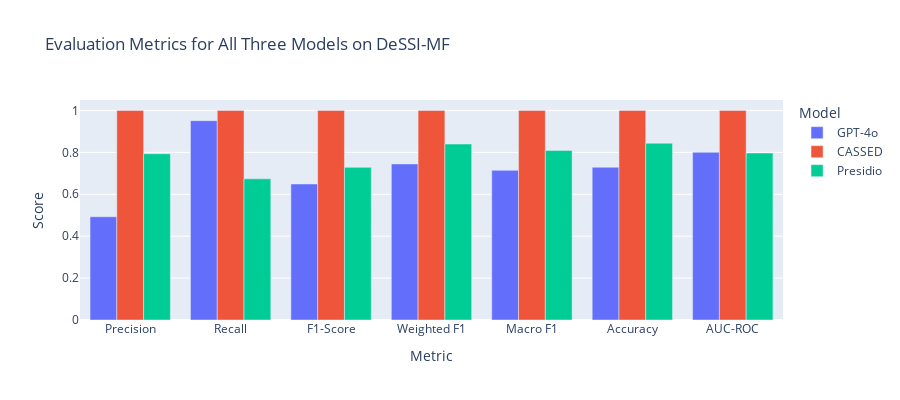
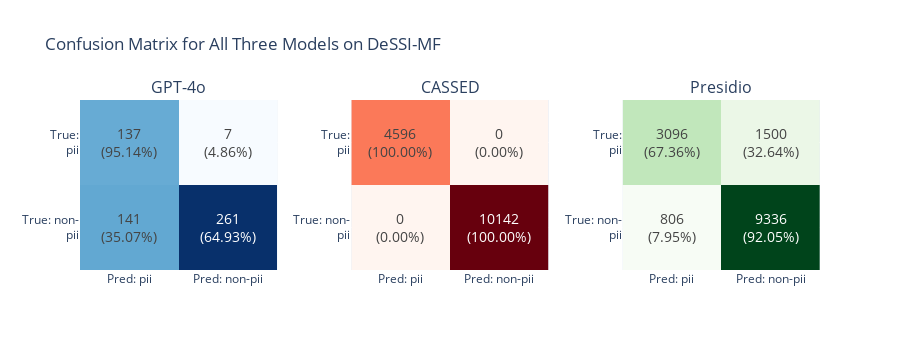

Notebook cell for these charts, in order:
### Code cell
plot_metrics_results(results_gpt_df_own_data, results_cassed_df_own_data, results_presidio_df_own_data)

### Figure 1 — Plotly figure (JSON) as saved in the notebook; plotly's stock layout.template omitted (floating-point values rounded to 4 significant figures)
{"data": [{"name": "GPT-4o", "type": "bar", "x": ["Precision", "Recall", "F1-Score", "Weighted F1", "Macro F1", "Accuracy", "AUC-ROC"], "y": [0.4928, 0.9514, 0.6493, 0.7449, 0.7142, 0.7289, 0.8003]}, {"name": "CASSED", "type": "bar", "x": ["Precision", "Recall", "F1-Score", "Weighted F1", "Macro F1", "Accuracy", "AUC-ROC"], "y": [1, 1, 1, 1, 1, 1, 1]}, {"name": "Presidio", "type": "bar", "x": ["Precision", "Recall", "F1-Score", "Weighted F1", "Macro F1", "Accuracy", "AUC-ROC"], "y": [0.7934, 0.6736, 0.7286, 0.8397, 0.8094, 0.8435, 0.7971]}], "layout": {"height": 400, "legend": {"title": {"text": "Model"}}, "title": {"text": "Evaluation Metrics for All Three Models on DeSSI-MF"}, "width": 900, "xaxis": {"title": {"text": "Metric"}}, "yaxis": {"range": [0, 1.05], "title": {"text": "Score"}}}}

### Figure 2 — Plotly figure (JSON) as saved in the notebook; plotly's stock layout.template omitted (floating-point values rounded to 4 significant figures)
{"data": [{"colorscale": [[0, "rgb(247,251,255)"], [0.125, "rgb(222,235,247)"], [0.25, "rgb(198,219,239)"], [0.375, "rgb(158,202,225)"], [0.5, "rgb(107,174,214)"], [0.625, "rgb(66,146,198)"], [0.75, "rgb(33,113,181)"], [0.875, "rgb(8,81,156)"], [1, "rgb(8,48,107)"]], "showscale": false, "text": [["141<br>(35.07%)", "261<br>(64.93%)"], ["137<br>(95.14%)", "7<br>(4.86%)"]], "textfont": {"size": 14}, "texttemplate": "%{text}", "type": "heatmap", "x": ["Pred: pii", "Pred: non-pii"], "xaxis": "x", "y": ["True: non-<br>pii", "True:<br>pii"], "yaxis": "y", "z": [[141, 261], [137, 7]]}, {"colorscale": [[0, "rgb(255,245,240)"], [0.125, "rgb(254,224,210)"], [0.25, "rgb(252,187,161)"], [0.375, "rgb(252,146,114)"], [0.5, "rgb(251,106,74)"], [0.625, "rgb(239,59,44)"], [0.75, "rgb(203,24,29)"], [0.875, "rgb(165,15,21)"], [1, "rgb(103,0,13)"]], "showscale": false, "text": [["0<br>(0.00%)", "10142<br>(100.00%)"], ["4596<br>(100.00%)", "0<br>(0.00%)"]], "textfont": {"size": 14}, "texttemplate": "%{text}", "type": "heatmap", "x": ["Pred: pii", "Pred: non-pii"], "xaxis": "x2", "y": ["True: non-<br>pii", "True:<br>pii"], "yaxis": "y2", "z": [[0, 10142], [4596, 0]]}, {"colorscale": [[0, "rgb(247,252,245)"], [0.125, "rgb(229,245,224)"], [0.25, "rgb(199,233,192)"], [0.375, "rgb(161,217,155)"], [0.5, "rgb(116,196,118)"], [0.625, "rgb(65,171,93)"], [0.75, "rgb(35,139,69)"], [0.875, "rgb(0,109,44)"], [1, "rgb(0,68,27)"]], "showscale": false, "text": [["806<br>(7.95%)", "9336<br>(92.05%)"], ["3096<br>(67.36%)", "1500<br>(32.64%)"]], "textfont": {"size": 14}, "texttemplate": "%{text}", "type": "heatmap", "x": ["Pred: pii", "Pred: non-pii"], "xaxis": "x3", "y": ["True: non-<br>pii", "True:<br>pii"], "yaxis": "y3", "z": [[806, 9336], [3096, 1500]]}], "layout": {"annotations": [{"font": {"size": 16}, "showarrow": false, "text": "GPT-4o", "x": 0.1333, "xanchor": "center", "xref": "paper", "y": 1, "yanchor": "bottom", "yref": "paper"}, {"font": {"size": 16}, "showarrow": false, "text": "CASSED", "x": 0.5, "xanchor": "center", "xref": "paper", "y": 1, "yanchor": "bottom", "yref": "paper"}, {"font": {"size": 16}, "showarrow": false, "text": "Presidio", "x": 0.8667, "xanchor": "center", "xref": "paper", "y": 1, "yanchor": "bottom", "yref": "paper"}], "height": 350, "title": {"text": "Confusion Matrix for All Three Models on DeSSI-MF"}, "width": 900, "xaxis": {"anchor": "y", "domain": [0, 0.2667]}, "xaxis2": {"anchor": "y2", "domain": [0.3667, 0.6333]}, "xaxis3": {"anchor": "y3", "domain": [0.7333, 1]}, "yaxis": {"anchor": "x", "domain": [0, 1]}, "yaxis2": {"anchor": "x2", "domain": [0, 1]}, "yaxis3": {"anchor": "x3", "domain": [0, 1]}}}
